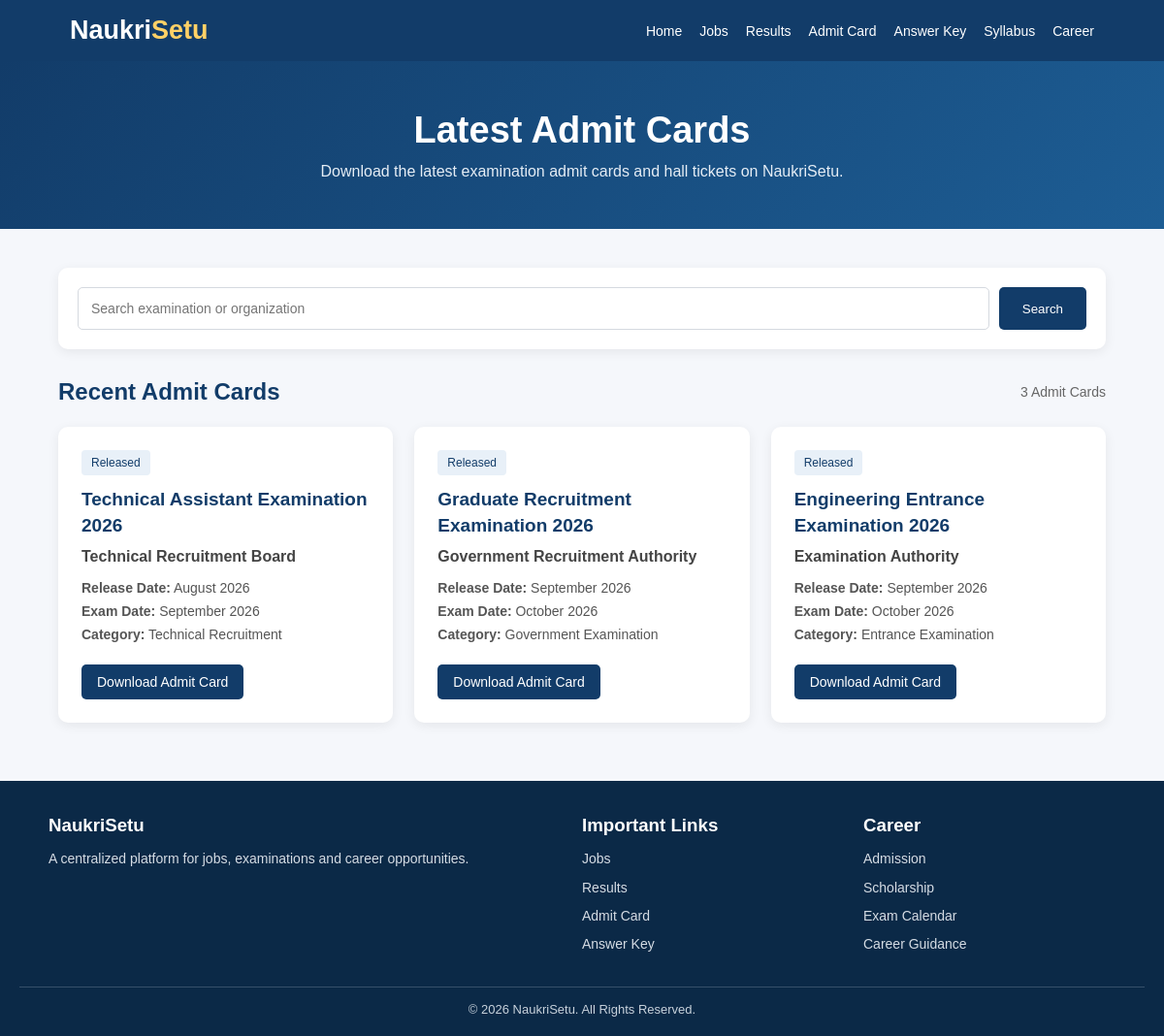
/admit-card, run on the app's committed database.
### tables this page shows
CREATE TABLE admit_cards (
            id INTEGER PRIMARY KEY AUTOINCREMENT,
            title TEXT NOT NULL,
            organization TEXT NOT NULL,
            release_date TEXT,
            exam_date TEXT,
            category TEXT,
            admit_card_link TEXT,
            status TEXT DEFAULT 'Released'
        );

### app.py (the view)
@app.route("/admit-card")
def admit_card():
    connection = get_db_connection()
    data = connection.execute(
        "SELECT * FROM admit_cards ORDER BY id DESC"
    ).fetchall()
    connection.close()
    return render_template(
        "admit_card.html",
        admit_cards=data
    )

### app.py (called while the page is built)
def get_db_connection():
    connection = sqlite3.connect(DATABASE)
    connection.row_factory = sqlite3.Row
    return connection

### templates/admit_card.html (shortened to what this page needs)
<!DOCTYPE html>
<html lang="en">
<head>
</head>
<body>
<header>
    <div class="header-container">
        <div class="logo">
            Naukri<span>Setu</span>
        </div>
        <nav>
            <a href="/">Home</a>
            <a href="/jobs">Jobs</a>
            <a href="/results">Results</a>
            <a href="/admit-card">Admit Card</a>
            <a href="/answer-key">Answer Key</a>
            <a href="/syllabus">Syllabus</a>
            <a href="/career">Career</a>
        </nav>
    </div>
</header>
<section class="hero">
    <h1>Latest Admit Cards</h1>
    <p>
        Download the latest examination admit cards
        and hall tickets on NaukriSetu.
    </p>
</section>
<div class="container">
    <div class="search-box">
        <form class="search-form" method="GET" action="/admit-card">
            <input
                type="text"
                name="search"
                value="{{ request.args.get('search', '') }}"
                placeholder="Search examination or organization"
            >
            <button type="submit">
                Search
            </button>
        </form>
    </div>
    <div class="section-heading">
        <h2>Recent Admit Cards</h2>
        <div class="card-count">
            {{ admit_cards|length }} Admit Cards
        </div>
    </div>
    <div class="admit-grid">
        {% for card in admit_cards %}
        <div class="admit-card">
            <span class="badge">
                {{ card['status'] }}
            </span>
            <h3>
                {{ card['title'] }}
            </h3>
            <div class="organization">
                {{ card['organization'] }}
            </div>
            <div class="info">
                <strong>Release Date:</strong>
                {{ card['release_date'] }}
            </div>
            <div class="info">
                <strong>Exam Date:</strong>
                {{ card['exam_date'] }}
            </div>
            <div class="info">
                <strong>Category:</strong>
                {{ card['category'] }}
            </div>
            {% if card['admit_card_link'] %}
            <a
                href="{{ card['admit_card_link'] }}"
                class="view-btn"
                target="_blank"
            >
                Download Admit Card
            </a>
            {% endif %}
        </div>
        {% endfor %}
    </div>
</div>
<footer>
    <div class="footer-grid">
        <div class="footer-section">
            <h3>NaukriSetu</h3>
            <p>
                A centralized platform for jobs,
                examinations and career opportunities.
            </p>
        </div>
        <div class="footer-section">
            <h3>Important Links</h3>
            <a href="/jobs">Jobs</a>
            <a href="/results">Results</a>
            <a href="/admit-card">Admit Card</a>
            <a href="/answer-key">Answer Key</a>
        </div>
        <div class="footer-section">
            <h3>Career</h3>
            <a href="/admission">Admission</a>
            <a href="/scholarship">Scholarship</a>
            <a href="/exam-calendar">Exam Calendar</a>
            <a href="/career">Career Guidance</a>
        </div>
    </div>
    <div class="copyright">
        © 2026 NaukriSetu. All Rights Reserved.
    </div>
</footer>
</body>
</html>

### templates/admit_card.html (style rules this page uses)
* { box-sizing: border-box; margin: 0; padding: 0; }
body { font-family: Arial, Helvetica, sans-serif; background: #f5f7fb; color: #222; }
header { background: #123c69; color: white; padding: 16px 6%; }
.header-container { max-width: 1250px; margin: auto; display: flex; align-items: center; justify-content: space-between; }
.logo { font-size: 27px; font-weight: bold; }
.logo span { color: #ffd166; }
nav { display: flex; gap: 18px; flex-wrap: wrap; }
nav a { color: white; text-decoration: none; font-size: 14px; }
.hero { background: linear-gradient(135deg, #123c69, #1d5d94); color: white; text-align: center; padding: 50px 20px; }
.hero h1 { font-size: 38px; margin-bottom: 12px; }
.hero p { color: #e5edf5; }
.container { width: 90%; max-width: 1200px; margin: 40px auto; }
.search-box { background: white; padding: 20px; border-radius: 10px; box-shadow: 0 3px 12px rgba(0,0,0,0.07); margin-bottom: 30px; }
.search-form { display: flex; gap: 10px; }
.search-form input { flex: 1; padding: 13px; border: 1px solid #d5d9df; border-radius: 5px; font-size: 14px; }
.search-form button { background: #123c69; color: white; border: none; padding: 13px 24px; border-radius: 5px; cursor: pointer; }
.section-heading { display: flex; justify-content: space-between; align-items: center; margin-bottom: 22px; }
.section-heading h2 { color: #123c69; }
.card-count { color: #666; font-size: 14px; }
.admit-grid { display: grid; grid-template-columns: repeat(3, 1fr); gap: 22px; }
.admit-card { background: white; padding: 24px; border-radius: 10px; box-shadow: 0 3px 12px rgba(0,0,0,0.07); transition: 0.2s; }
.badge { display: inline-block; background: #e8f0f8; color: #123c69; padding: 6px 10px; border-radius: 4px; font-size: 12px; margin-bottom: 12px; }
.admit-card h3 { color: #123c69; font-size: 19px; line-height: 1.4; margin-bottom: 10px; }
.organization { font-weight: bold; color: #444; margin-bottom: 15px; }
.info { color: #555; font-size: 14px; margin: 8px 0; }
.view-btn { display: inline-block; margin-top: 15px; background: #123c69; color: white; padding: 10px 16px; border-radius: 5px; text-decoration: none; font-size: 14px; }
footer { background: #0b2947; color: white; margin-top: 60px; padding: 35px 20px 20px; }
.footer-grid { max-width: 1100px; margin: auto; display: grid; grid-template-columns: 2fr 1fr 1fr; gap: 30px; }
.footer-section h3 { margin-bottom: 12px; }
.footer-section p, .footer-section a { color: #d5dce4; font-size: 14px; line-height: 1.6; }
.footer-section a { display: block; text-decoration: none; margin-bottom: 7px; }
.copyright { text-align: center; border-top: 1px solid #36506a; margin-top: 25px; padding-top: 15px; color: #c8d2dc; font-size: 13px; }

### data on the page
admit_cards: status "Released", title "Technical Assistant Examination 2026", organization "Technical Recruitment Board", release_date "August 2026", exam_date "September 2026", category "Technical Recruitment"
admit_cards: status "Released", title "Graduate Recruitment Examination 2026", organization "Government Recruitment Authority", release_date "September 2026", exam_date "October 2026", category "Government Examination"
admit_cards: status "Released", title "Engineering Entrance Examination 2026", organization "Examination Authority", release_date "September 2026", exam_date "October 2026", category "Entrance Examination"

### other printed values
{{ admit_cards|length }} "3"
